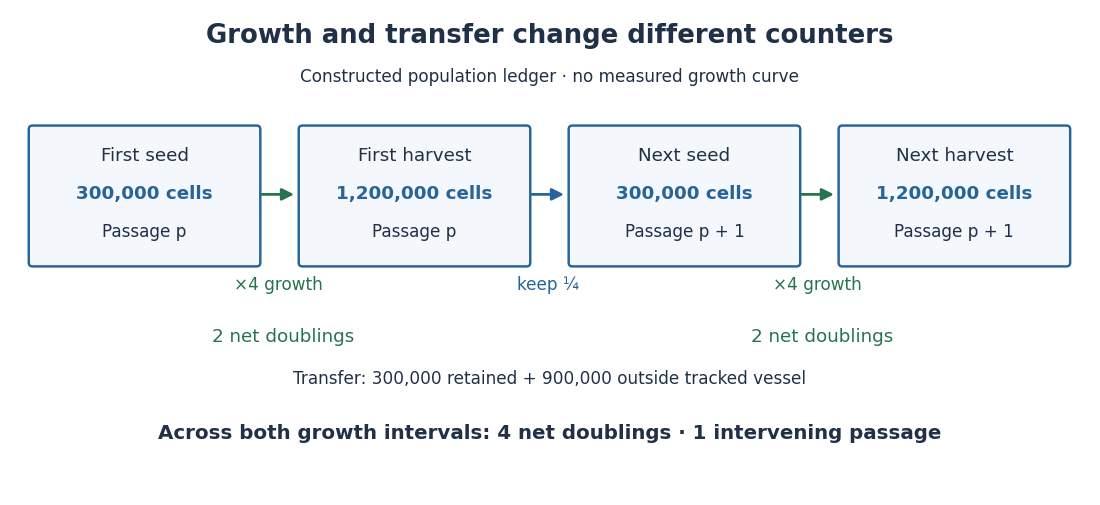

Source code (Python):
"""Original cell-culture count ledger; Python 3.14, matplotlib 3.10.7.

Run from _media to write cell-culture-passage-and-doubling-accounting.png.
"""

from pathlib import Path

import matplotlib.pyplot as plt
from matplotlib.patches import FancyArrowPatch, FancyBboxPatch


def main():
    fig, ax = plt.subplots(figsize=(10, 4.6), dpi=110, facecolor="white")
    ax.set(xlim=(0, 10), ylim=(0, 4.6))
    ax.axis("off")
    ink, blue, green = "#203047", "#27649a", "#28734f"
    ax.text(5, 4.27, "Growth and transfer change different counters", ha="center",
            fontsize=17, color=ink, weight="bold")
    ax.text(5, 3.9, "Constructed population ledger · no measured growth curve",
            ha="center", fontsize=11, color=ink)
    boxes = [(0.15, "First seed", "300,000 cells", "Passage p"),
             (2.68, "First harvest", "1,200,000 cells", "Passage p"),
             (5.21, "Next seed", "300,000 cells", "Passage p + 1"),
             (7.74, "Next harvest", "1,200,000 cells", "Passage p + 1")]
    for x, title, count, passage in boxes:
        ax.add_patch(FancyBboxPatch((x, 2.2), 2.1, 1.25,
                                   boxstyle="round,pad=0.035", facecolor="#f4f7fb",
                                   edgecolor=blue, linewidth=1.6))
        ax.text(x + 1.05, 3.16, title, ha="center", fontsize=12, color=ink)
        ax.text(x + 1.05, 2.81, count, ha="center", fontsize=12,
                color=blue, weight="bold")
        ax.text(x + 1.05, 2.45, passage, ha="center", fontsize=11, color=ink)
    for left, label, color in [(2.27, "×4 growth", green),
                               (4.8, "keep ¼", blue),
                               (7.33, "×4 growth", green)]:
        ax.add_patch(FancyArrowPatch((left, 2.84), (left + 0.36, 2.84),
                                    arrowstyle="-|>", mutation_scale=16,
                                    linewidth=1.8, color=color))
        ax.text(left + 0.18, 1.95, label, ha="center", fontsize=11, color=color)
    for x in [2.5, 7.55]:
        ax.text(x, 1.47, "2 net doublings", ha="center", color=green, fontsize=12)
    ax.text(5, 1.07, "Transfer: 300,000 retained + 900,000 outside tracked vessel",
            ha="center", fontsize=11, color=ink)
    ax.text(5, 0.56, "Across both growth intervals: 4 net doublings · 1 intervening passage",
            ha="center", fontsize=13, color=ink, weight="bold")
    fig.subplots_adjust(left=0.015, right=0.985, top=0.985, bottom=0.015)
    fig.savefig(Path(__file__).with_suffix(".png").name,
                facecolor="white", transparent=False)
    plt.close(fig)


if __name__ == "__main__":
    main()
